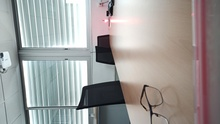
%> input picture lab3/Data/own_photos/16_1.jpg, 220 x 124 px, shrunk from 1156 x 650 before the run; its folder holds only this picture in this run
$ octave part1.m   (GNU Octave 9; MATLAB toolbox functions it lacks are replaced by stand-ins)
%> lines starting %> are read from the running program, lines starting %| are printed output that depends on the picture; in (x1, y1, x2, y2) boxes, pixels count from 0 and x2, y2 are one past the last pixel; in counts of white or black regions, pixels touching at a corner belong together; the program's own positions count from 1
### lab3/Part1/parse_files.m
% HDR  stencil code
% CS 129 Computational Photography, Brown U.
%
% reads in a directory and parses out the exposure values
% files should be named like: "xxx_yyy.jpg" where
% xxx / yyy is the exposure in seconds.

function [file_paths, exposures] = parse_files(directory)
%> called with directory = '../Data/own_photos/'

    file_list = dir(directory);

    file_names = {};
    file_paths = {};

    k = 1;

    for i = 1:size(file_list,1)

        if strcmp(file_list(i).name(1:1), '.') == 0 %remove hidden files

            file_paths{k} = [directory file_list(i).name];
            file_names{k} = file_list(i).name;
            k = k + 1;

        end

    end

    exposures = zeros(size(file_names,2),1);

    i = 1;

    for file_name = file_names

        fn = file_name{1};
        [s f] = regexp(fn, '(\d+)'); %find digits
        nominator = fn(s(1):f(1));
        denominator = fn(s(2):f(2));
        exposure = str2double(nominator) / str2double(denominator);
        exposures(i) = exposure;
        i = i + 1;

    end

    % sort by exposure
    [exposures indices] = sort(exposures);
    file_paths = file_paths(indices);

    % then inverse to get descending sort order
    exposures = exposures(end:-1:1);
    file_paths = file_paths(end:-1:1);

end

### lab3/Part1/prepare_matrices_gsolve.m
function [Z,B] = prepare_matrices_gsolve( ...
    file_names, ...
    exposures, ...
    sample_rate ...
    )
%> called with exposures = 16, sample_rate = 20

    %build the matrics B and Z
    %images is a list of images
    %exposures is the list of exposure, in the same order as images

    n_exposures = size(exposures,1);
    % Gget the number of pixels to sample
    tmp = imread(file_names{1});
%> tmp is the input picture: size 124x220x3 uint8; mean R, G, B 158.3, 156.6, 154.5

    n_pixels = (fix(size(tmp,1)/sample_rate)+1) * (fix(size(tmp,2)/sample_rate)+1);
%> n_pixels = 84

    Z = zeros(n_pixels,n_exposures,3);

    for k=1:n_exposures

        image = imread(file_names{k});
        index=1;

        for i=1:sample_rate:size(image,1)

            for j=1:sample_rate:size(image,2)

                Z(index,k,1) = image(i,j,1);
                Z(index,k,2) = image(i,j,2);
                Z(index,k,3) = image(i,j,3);
                index=index+1;

            end

        end
%> after the loop, index = 78

    end

    % Create exposure matrix
    B = zeros(n_exposures,1);

    for i = 1:n_exposures

        B(i) = log(exposures(i));

    end

end

### lab3/Part1/gsolve.m
% From Debevek 97
%
% gsolve.m − Solve for imaging system response function
%
% Given a set of pixel values observed for several pixels in several
% images with different exposure times, this function returns the
% imaging system’s response function g as well as the log film irradiance
% values for the observed pixels.
%
% Assumes:
%
% Zmin = 0
% Zmax = 255
%
% Arguments:
%
% Z(i,j) is the pixel values of pixel location number i in image j
% B(j) is the log delta t, or log shutter speed, for image j
% l is lamdba, the constant that determines the amount of smoothness
% w(z) is the weighting function value for pixel value z
%
% Returns:
%
% g(z) is the log exposure corresponding to pixel value z
% lE(i) is the log film irradiance at pixel location i

function [g, lE] =gsolve( ...
    Z, ...
    B, ...
    l, ...
    w, ...
    use_smoothness ...
    )

    n = 256;
    n_pix=size(Z,1);
    n_exp=size(Z,2);

    A = zeros(n_pix*n_exp+1+n,n+n_pix);
    b = zeros(size(A,1),1);

    % Include the data−fitting equations
    k = 1;

    for i=1:n_pix

        for j=1:n_exp

            wij = w(Z(i,j)+1);
            A(k,Z(i,j)+1) = wij;
            A(k,n+i) = -wij;
            b(k,1) = wij * B(j);
            k=k+1;

        end

    end

    % Fix the curve by setting its middle value to 0
    A(k,129) = 1;
    k=k+1;

    % Include the smoothness equations if wanted
    for i=1:n-2

        A(k,i)=l*w(i+1);
        A(k,i+1)=-2*l*w(i+1);
        A(k,i+2)=l*w(i+1);
        k=k+1;

    end

    % Solve the system using SVD
    x = A\b;
    g = x(1:n);
    lE = x(n+1:size(x,1));

end

### lab3/Part1/plot_g.m
function [  ] = plot_g( ...
    g_red, ...
    g_green, ...
    g_blue, ...
    save_path ...
    )

    y = (0:255);
    xlimits=[-15 5];

    clf(figure(1))

    figure(1)
    hold on
    subplot(2,2,1)
    plot(g_red, y, 'r-');
    xlabel('log Exposure X');
    ylabel('Pixel Value Z');
    xlim(xlimits)

    subplot(2,2,2)
    plot(g_green, y, 'g-');
    xlabel('log Exposure X');
    ylabel('Pixel Value Z');
    xlim(xlimits)

    subplot(2,2,3)
    plot(g_blue, y, 'b-');
    xlabel('log Exposure X');
    ylabel('Pixel Value Z');
    xlim(xlimits)

    subplot(2,2,4)
    plot(g_red, y, 'r-', g_green,y , 'g-', g_blue, y, 'b-');
    xlabel('log Exposure X');
    ylabel('Pixel Value Z');
    xlim(xlimits)
    hold off
    saveas(gcf,save_path)

end

### lab3/Part1/get_radiance_map.m
function [radiance_map] = get_radiance_map( ...
    file_names, ...
    g_funcs, ...
    weights, ...
    exposures ...
    )

    n_exposures = size(exposures,1);
    tmp = imread(file_names{1});

    radiance_map = zeros(size(tmp));
    weights_sum = zeros(size(tmp));

    for k=1:n_exposures

        image = imread(file_names{k});
        exp=log(exposures(k));

        for i=1:size(image, 1)

            for j=1:size(image, 2)

                for c=1:3

                    Z = image(i, j, c) + 1;

                    w = weights(Z);

                    radiance_map(i, j, c) = radiance_map(i, j, c) + w * (g_funcs(Z, c) - exp);

                    weights_sum(i, j, c) = weights_sum(i, j, c) + w;

                end

            end

        end

    end

    radiance_map = radiance_map ./ weights_sum;

end

### lab3/Part1/part1.m
% Read stack of images with their exposure
directory = ('../Data/own_photos/'); % change dir to run a different stack

[file_names, exposures] = parse_files(directory);

%%%%%%%%%%%%%%%%%%%%%%%%%%%%%%%%
% Solve for camera response function
%%%%%%%%%%%%%%%%%%%%%%%%%%%%%%%%

% tent weight function
t = 1:128;

% weights
tent_weights = cat(2, t, t(end:-1:1));

%no weight function
no_weights = ones(256);

% lamda smoothing factor (default=50)
lambda = 50;

% Load and sample the images
[Z, B] = prepare_matrices_gsolve(file_names, exposures, 20);
%> B = 2.77

%%%%%%%%%%%%%%%%%%%%%%%%%%%%%%%%
% Solve for camera response function and plot
%%%%%%%%%%%%%%%%%%%%%%%%%%%%%%%%
weights = tent_weights;
% weights = no_weights;

% Solve for g in each color channel
[g_red] = gsolve(Z(:, :, 1), B, lambda, weights);
%> in gsolve, `n_pix=size(Z,1);`: n_pix = 84
%> in gsolve, `n_exp=size(Z,2);`: n_exp = 1
%> in gsolve, `A = zeros(n_pix*n_exp+1+n,n+n_pix);`: A: size 341x340 double; every value is 0
%> the loop in gsolve, `for i=1:n_pix` made 84 passes
%> after the loop in gsolve, `for i=1:n_pix`: A: size 341x340 double; min -127, max 127, mean 0
%> after the loop in gsolve, `for i=1:n_pix`: b = 341 values, max 352.1 at index 77, min 0 at index 85, mean 47.78; k = 85
%> in gsolve, `A(k,129) = 1;`: A: size 341x340 double; min -127, max 127, mean 0; mean of the top-left, top-right, bottom-left and bottom-right quarters 0.1, -0.1, 0, 0
%> in gsolve, `k=k+1;`: k = 86
%> after the loop in gsolve, `for i=1:n-2`: A: size 341x340 double; min -12800, max 6400, mean 0
%> after the loop in gsolve, `for i=1:n-2`: k = 340
%> in gsolve, `x = A\b;`: x = 340 values, max 0.332 at index 256, min -3.11 at index 337, mean -0.674
%> in gsolve, `g = x(1:n);`: g = 256 values from -0.334 to 0.332
%> in gsolve, `lE = x(n+1:size(x,1));`: lE = 84 values, max -2.44 at index 5, min -3.11 at index 81, mean -2.72
%> g_red = 256 values from -0.334 to 0.332

[g_green] = gsolve(Z(:, :, 2), B, lambda, weights);
%> call 2 of gsolve, with B = 2.77, l = 50
%> the loop in gsolve (call 2), `for i=1:n_pix` made 84 passes
%> after the loop in gsolve (call 2), `for i=1:n_pix`:
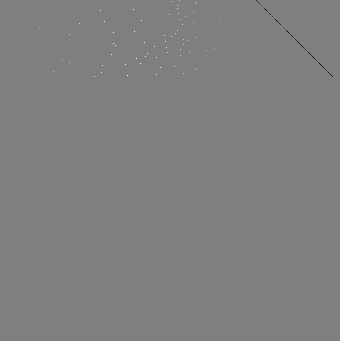
%> A: size 341x340 double; min -128, max 128, mean 0; drawn with min black and max white
%> after the loop in gsolve (call 2), `for i=1:n_pix`: b = 341 values, max 354.9 at index 76, min 0 at index 85, mean 45.98; k = 85
%> in gsolve (call 2), `A(k,129) = 1;`: A: size 341x340 double; under 0.01% of pixels changed, all inside (x1, y1, x2, y2) = (128, 84, 129, 85)
%> in gsolve (call 2), `k=k+1;`: k = 86
%> after the loop in gsolve (call 2), `for i=1:n-2`:
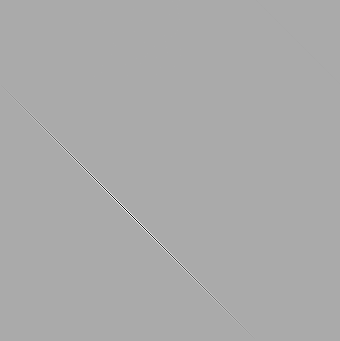
%> A: size 341x340 double; min -12800, max 6400, mean 0; mean of the top-left, top-right, bottom-left and bottom-right quarters 0.1, -0.1, 0, 0; drawn with min black and max white
%> after the loop in gsolve (call 2), `for i=1:n-2`: k = 340
%> in gsolve (call 2), `x = A\b;`: x = 340 values, max 0.32 at index 256, min -3.09 at index 337, mean -0.674
%> in gsolve (call 2), `g = x(1:n);`: g = 256 values from -0.322 to 0.32
%> in gsolve (call 2), `lE = x(n+1:size(x,1));`: lE = 84 values, max -2.45 at index 18, min -3.09 at index 81, mean -2.73
%> g_green = 256 values from -0.322 to 0.32

[g_blue] = gsolve(Z(:, :, 3), B, lambda, weights);
%> call 3 of gsolve, with B = 2.77, l = 50
%> the loop in gsolve (call 3), `for i=1:n_pix` made 84 passes
%> after the loop in gsolve (call 3), `for i=1:n_pix`:
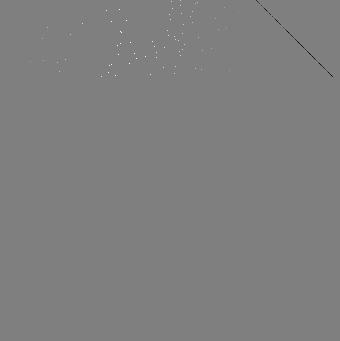
%> A: size 341x340 double; min -127, max 127, mean 0; mean of the top-left, top-right, bottom-left and bottom-right quarters 0.1, -0.1, 0, 0; drawn with min black and max white
%> after the loop in gsolve (call 3), `for i=1:n_pix`: b = 341 values, max 352.1 at index 21, min 0 at index 85, mean 47.44; k = 85
%> in gsolve (call 3), `k=k+1;`: k = 86
%> after the loop in gsolve (call 3), `for i=1:n-2`:
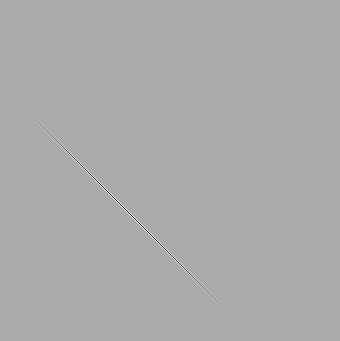
%> A: size 341x340 double; min -12800, max 6400, mean 0; mean of the top-left, top-right, bottom-left and bottom-right quarters 0.1, -0.1, 0, 0; drawn with min black and max white
%> after the loop in gsolve (call 3), `for i=1:n-2`: k = 340
%> in gsolve (call 3), `x = A\b;`: x = 340 values, max 0.303 at index 256, min -3.08 at index 337, mean -0.676
%> in gsolve (call 3), `g = x(1:n);`: g = 256 values from -0.306 to 0.303
%> in gsolve (call 3), `lE = x(n+1:size(x,1));`: lE = 84 values, max -2.47 at index 16, min -3.08 at index 81, mean -2.73
%> g_blue = 256 values from -0.306 to 0.303

% Compute the hdr radiance map (Section 2.2 in Debevec)

% Plot recovered g
plot_g(g_red, g_green, g_blue, "Results/own_photos/g.png");

%%%%%%%%%%%%%%%%%%%%%%%%%%%%%%%%
% Compute and plot radiance map
%%%%%%%%%%%%%%%%%%%%%%%%%%%%%%%%
radiance_map = get_radiance_map(file_names, [g_red g_green g_blue], weights, exposures);
%> after the loop in get_radiance_map, `for i=1:size(image, 1)`:
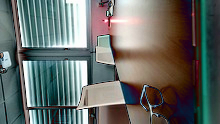
%> radiance_map: size 124x220x3 double; mean R, G, B -213.1, -206.6, -212.3; drawn with min black and max white
%> after the loop in get_radiance_map, `for i=1:size(image, 1)`:
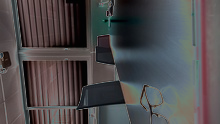
%> weights_sum: size 124x220x3 double; mean R, G, B 78.4, 75.7, 77.5

clf(figure(2))
figure(2)
imagesc(radiance_map(:, :, 1))
axis image;
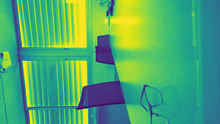
%> displayed picture: size 124x220x3, on the screen's scale of 0 to 255; mean R, G, B 78.4, 169, 110.6

saveas(gcf, "Results/own_photos/radiance_map.png")

hdrwrite(exp(radiance_map), 'Results/own_photos/hdr_image.hdr')
%> (this line was passed over: hdrwrite is not available in this run)

clear directory t i;

$ run again, on lab3/Data/own_photos/1_15.jpg
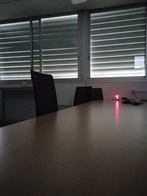
%> input picture lab3/Data/own_photos/1_15.jpg, 147 x 196 px, shrunk from 585 x 780 before the run
%> in prepare_matrices_gsolve, tmp is the input picture: size 196x147x3 uint8; mean R, G, B 70.7, 69.2, 67.4
%> after the loop in prepare_matrices_gsolve, `for i=1:sample_rate:size(image,1)`: index = 81
%> B = -2.71
%> n_pix = 80
%> n_exp = 1
%> the loop in gsolve, `for i=1:n_pix` made 80 passes
%> after the loop in gsolve, `for i=1:n_pix`: b = 337 values, max 0 at index 81, min -341.2 at index 54, mean -40.69; k = 81
%> in gsolve, `k=k+1;`: k = 82
%> after the loop in gsolve, `for i=1:n-2`: k = 336
%> x = 336 values, max 3.47 at index 288, min -1 at index 1, mean 0.525
%> g = 256 values from -1 to 0.997
%> lE = 80 values, max 3.47 at index 32, min 1.79 at index 45, mean 2.22
%> g_red = 256 values from -1 to 0.997
%> the loop in gsolve (call 2), `for i=1:n_pix` made 80 passes
%> g_green = 256 values from -1.01 to 1
%> the loop in gsolve (call 3), `for i=1:n_pix` made 80 passes
%> after the loop in gsolve (call 3), `for i=1:n_pix`: b = 337 values, max 0 at index 81, min -338.5 at index 31, mean -38.84; k = 81
%> in gsolve (call 3), `k=k+1;`: k = 82
%> after the loop in gsolve (call 3), `for i=1:n-2`:
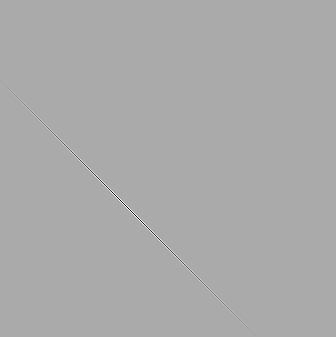
%> A: size 337x336 double; min -12800, max 6400, mean 0; mean of the top-left, top-right, bottom-left and bottom-right quarters 0.2, -0.2, 0, 0; drawn with min black and max white
%> after the loop in gsolve (call 3), `for i=1:n-2`: k = 336
%> x = 336 values, max 3.66 at index 288, min -1.02 at index 1, mean 0.519
%> g = 256 values from -1.02 to 1.01
%> lE = 80 values, max 3.66 at index 32, min 1.78 at index 45, mean 2.19
%> g_blue = 256 values from -1.02 to 1.01
%> `axis image;`:
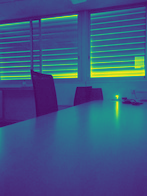
%> displayed picture: size 196x147x3, on the screen's scale of 0 to 255; mean R, G, B 61.1, 86.3, 131.5

$ run again, on lab3/Data/own_photos/1_2.jpg
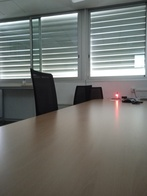
%> input picture lab3/Data/own_photos/1_2.jpg, 147 x 196 px, shrunk from 585 x 780 before the run
%> in prepare_matrices_gsolve, tmp is the input picture: size 196x147x3 uint8; mean R, G, B 113.1, 114.5, 109.8
%> after the loop in prepare_matrices_gsolve, `for i=1:sample_rate:size(image,1)`: index = 81
%> B = -0.693
%> n_pix = 80
%> n_exp = 1
%> the loop in gsolve, `for i=1:n_pix` made 80 passes
%> after the loop in gsolve, `for i=1:n_pix`: b = 337 values, max 0 at index 81, min -88.03 at index 24, mean -15.38; k = 81
%> in gsolve, `k=k+1;`: k = 82
%> after the loop in gsolve, `for i=1:n-2`: k = 336
%> x = 336 values, max 0.769 at index 288, min -0.079 at index 1, mean 0.162
%> g = 256 values from -0.079 to 0.0784
%> lE = 80 values, max 0.769 at index 32, min 0.626 at index 45, mean 0.683
%> g_red = 256 values from -0.079 to 0.0784
%> the loop in gsolve (call 2), `for i=1:n_pix` made 80 passes
%> g_green = 256 values from -0.0682 to 0.0676
%> the loop in gsolve (call 3), `for i=1:n_pix` made 80 passes
%> after the loop in gsolve (call 3), `for i=1:n_pix`: b = 337 values, max 0 at index 81, min -88.72 at index 15, mean -15.02; k = 81
%> in gsolve (call 3), `k=k+1;`: k = 82
%> after the loop in gsolve (call 3), `for i=1:n-2`:
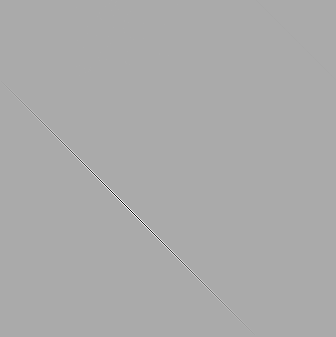
%> A: size 337x336 double; min -12800, max 6400, mean 0; mean of the top-left, top-right, bottom-left and bottom-right quarters 0.2, -0.2, 0, 0; drawn with min black and max white
%> after the loop in gsolve (call 3), `for i=1:n-2`: k = 336
%> x = 336 values, max 0.78 at index 288, min -0.088 at index 1, mean 0.162
%> g = 256 values from -0.088 to 0.0873
%> lE = 80 values, max 0.78 at index 32, min 0.618 at index 45, mean 0.68
%> g_blue = 256 values from -0.088 to 0.0873
%> `axis image;`:
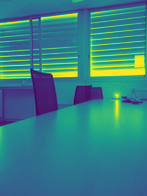
%> displayed picture: size 196x147x3, on the screen's scale of 0 to 255; mean R, G, B 53.8, 127.1, 131.8

$ run again, on lab3/Data/own_photos/1_250.jpg
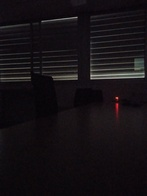
%> input picture lab3/Data/own_photos/1_250.jpg, 147 x 196 px, shrunk from 585 x 780 before the run
%> in prepare_matrices_gsolve, tmp is the input picture: size 196x147x3 uint8; mean R, G, B 21.6, 17.1, 20.6
%> after the loop in prepare_matrices_gsolve, `for i=1:sample_rate:size(image,1)`: index = 81
%> B = -5.52
%> n_pix = 80
%> n_exp = 1
%> the loop in gsolve, `for i=1:n_pix` made 80 passes
%> after the loop in gsolve, `for i=1:n_pix`: b = 337 values, max 0 at index 81, min -347.9 at index 34, mean -28.34; k = 81
%> in gsolve, `k=k+1;`: k = 82
%> after the loop in gsolve, `for i=1:n-2`: k = 336
%> x = 336 values, max 4.23 at index 290, min -2.5 at index 1, mean 0.808
%> g = 256 values from -2.5 to 2.48
%> lE = 80 values, max 4.23 at index 34, min 3.18 at index 35, mean 3.42
%> g_red = 256 values from -2.5 to 2.48
%> the loop in gsolve (call 2), `for i=1:n_pix` made 80 passes
%> g_green = 256 values from -2.48 to 2.46
%> g_blue = 256 values from -2.5 to 2.48
%> `axis image;`:
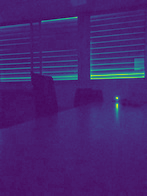
%> displayed picture: size 196x147x3, on the screen's scale of 0 to 255; mean R, G, B 70.5, 37.2, 114.3
